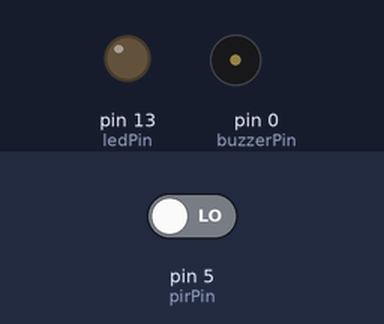
A sketch run on a simulated Arduino Uno, built with avr-gcc and run on an emulated ATmega328P. On the bench: output pins drawn as LEDs (lit = HIGH), buzzer (waves = sounding). The inputs (shaded band) are chosen by the test bench; at power-on: pin 5 (pirPin) LOW. Pins used as bus, display or sensor lines are not drawn.

Above: at 4.8 s.
4.9 s: pin 5 (pirPin) driven HIGH
At 6.6 s:
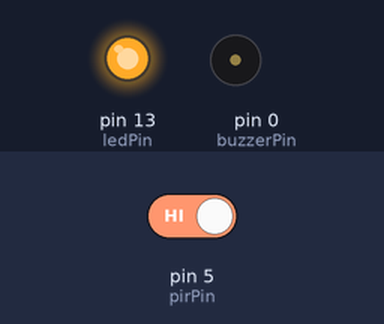
10.9 s: pin 5 (pirPin) driven LOW
At 12.4 s:
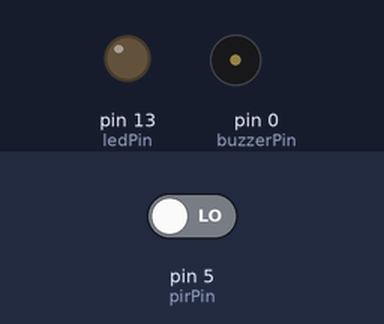
Timing chart, 0 to 22.9 s (numbered marks = the images above; inputs shaded):
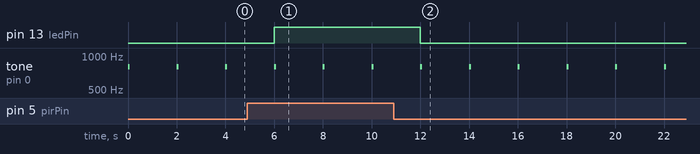

The sketch:

MikroUygFinal.ino
```cpp
/* HC-SR501 Motion Detector */
#define ledPin 13 // Red LED
#define pirPin 5 // Input for HC-SR501
#define buzzerPin 0

int pirValue; // variable to store read PIR Value

void setup()
{
  pinMode(ledPin, OUTPUT);
  pinMode(buzzerPin, OUTPUT);
  pinMode(pirPin, INPUT);
  digitalWrite(ledPin, LOW);

}

void loop()
{
  pirValue = digitalRead(pirPin);
  digitalWrite(ledPin, pirValue);
  digitalWrite(buzzerPin, pirValue);
  tone(buzzerPin,800,80);
  delay(2000);


}
```

Measured:
- after the input at 4.9 s, pin 13 (ledPin): LOW → HIGH after 1.1 s
- after the input at 10.9 s, pin 13 (ledPin): HIGH → LOW after 1.1 s
- by itself, tone on pin 0 (buzzerPin): alternates 800 Hz for 0.08 s and silent for 1.9 s
